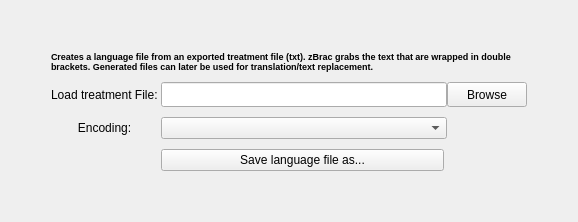
      <widget class="QWidget" name="tab_CL">
       <attribute name="title">
         <string>Create Language File Template</string>
       </attribute>
       <layout class="QVBoxLayout" name="verticalLayout_2">
        <item>
         <layout class="QGridLayout" name="gridLayout">
          <property name="spacing">
           <number>0</number>
          </property>
          <item row="6" column="1">
           <widget class="QLabel" name="label_encoding_CL">
            <property name="toolTip">
             <string>&lt;html&gt;&lt;head/&gt;&lt;body&gt;&lt;p&gt;Text File encoding. in zTree, different regional settings may lead to different encodings. Standard English zTree works with ISO-8859 family.&lt;/p&gt;&lt;/body&gt;&lt;/html&gt;</string>
            </property>
            <property name="text">
             <string>Encoding:</string>
            </property>
            <property name="alignment">
             <set>Qt::AlignCenter</set>
            </property>
           </widget>
          </item>
          <item row="4" column="2">
           <spacer name="horizontalSpacer_CL_mid">
            <property name="orientation">
             <enum>Qt::Horizontal</enum>
            </property>
            <property name="sizeType">
             <enum>QSizePolicy::Fixed</enum>
            </property>
            <property name="sizeHint" stdset="0">
             <size>
              <width>3</width>
              <height>20</height>
             </size>
            </property>
           </spacer>
          </item>
          <item row="8" column="3" colspan="3">
           <widget class="QPushButton" name="button_generate_CL">
            <property name="sizePolicy">
             <sizepolicy hsizetype="Preferred" vsizetype="Fixed">
              <horstretch>0</horstretch>
              <verstretch>0</verstretch>
             </sizepolicy>
            </property>
            <property name="maximumSize">
             <size>
              <width>283</width>
              <height>23</height>
             </size>
            </property>
            <property name="text">
             <string>Save language file as...</string>
            </property>
           </widget>
          </item>
          <item row="5" column="3">
           <spacer name="verticalSpacer_CL_mid">
            <property name="orientation">
             <enum>Qt::Vertical</enum>
            </property>
            <property name="sizeType">
             <enum>QSizePolicy::Fixed</enum>
            </property>
            <property name="sizeHint" stdset="0">
             <size>
              <width>20</width>
              <height>10</height>
             </size>
            </property>
           </spacer>
          </item>
          <item row="4" column="3" colspan="2">
           <widget class="QLineEdit" name="line_treatment_CL">
            <property name="sizePolicy">
             <sizepolicy hsizetype="Fixed" vsizetype="Fixed">
              <horstretch>0</horstretch>
              <verstretch>0</verstretch>
             </sizepolicy>
            </property>
            <property name="minimumSize">
             <size>
              <width>286</width>
              <height>25</height>
             </size>
            </property>
            <property name="maximumSize">
             <size>
              <width>286</width>
              <height>25</height>
             </size>
            </property>
            <property name="text">
             <string/>
            </property>
           </widget>
          </item>
          <item row="4" column="1">
           <widget class="QLabel" name="label_load_treatment_CL">
            <property name="maximumSize">
             <size>
              <width>99999</width>
              <height>33</height>
             </size>
            </property>
            <property name="toolTip">
             <string>&lt;html&gt;&lt;head/&gt;&lt;body&gt;&lt;p&gt;The treatment file in txt format exported by zTree. zBrac only recognizes the text in between [[ ]].&lt;/p&gt;&lt;/body&gt;&lt;/html&gt;</string>
            </property>
            <property name="text">
             <string>Load treatment File:</string>
            </property>
            <property name="margin">
             <number>10</number>
            </property>
           </widget>
          </item>
          <item row="9" column="3">
           <spacer name="verticalSpacer_CL_bottom">
            <property name="orientation">
             <enum>Qt::Vertical</enum>
            </property>
            <property name="sizeHint" stdset="0">
             <size>
              <width>20</width>
              <height>40</height>
             </size>
            </property>
           </spacer>
          </item>
          <item row="0" column="3">
           <spacer name="verticalSpacer_CL_top">
            <property name="orientation">
             <enum>Qt::Vertical</enum>
            </property>
            <property name="sizeHint" stdset="0">
             <size>
              <width>20</width>
              <height>40</height>
             </size>
            </property>
           </spacer>
          </item>
          <item row="4" column="8">
           <spacer name="horizontalSpacer_CL_right">
            <property name="orientation">
             <enum>Qt::Horizontal</enum>
            </property>
            <property name="sizeHint" stdset="0">
             <size>
              <width>40</width>
              <height>20</height>
             </size>
            </property>
           </spacer>
          </item>
          <item row="4" column="5">
           <widget class="QPushButton" name="button_treatment_CL">
            <property name="sizePolicy">
             <sizepolicy hsizetype="Minimum" vsizetype="Fixed">
              <horstretch>0</horstretch>
              <verstretch>0</verstretch>
             </sizepolicy>
            </property>
            <property name="minimumSize">
             <size>
              <width>80</width>
              <height>25</height>
             </size>
            </property>
            <property name="maximumSize">
             <size>
              <width>80</width>
              <height>25</height>
             </size>
            </property>
            <property name="text">
             <string>Browse</string>
            </property>
           </widget>
          </item>
          <item row="4" column="0">
           <spacer name="horizontalSpacer_CL_left">
            <property name="orientation">
             <enum>Qt::Horizontal</enum>
            </property>
            <property name="sizeType">
             <enum>QSizePolicy::Maximum</enum>
            </property>
            <property name="sizeHint" stdset="0">
             <size>
              <width>40</width>
              <height>20</height>
             </size>
            </property>
           </spacer>
          </item>
          <item row="7" column="3">
           <spacer name="verticalSpacer">
            <property name="orientation">
             <enum>Qt::Vertical</enum>
            </property>
            <property name="sizeType">
             <enum>QSizePolicy::Fixed</enum>
            </property>
            <property name="sizeHint" stdset="0">
             <size>
              <width>20</width>
              <height>10</height>
             </size>
            </property>
           </spacer>
          </item>
          <item row="6" column="3" colspan="2">
           <widget class="QComboBox" name="combo_encoding_CL"/>
          </item>
          <item row="3" column="1">
           <spacer name="verticalSpacer_7">
            <property name="orientation">
             <enum>Qt::Vertical</enum>
            </property>
            <property name="sizeHint" stdset="0">
             <size>
              <width>20</width>
              <height>10</height>
             </size>
            </property>
           </spacer>
          </item>
          <item row="1" column="1" colspan="5">
           <widget class="QLabel" name="label_description_CL">
            <property name="text">
             <string>&lt;html&gt;&lt;head/&gt;&lt;body&gt;&lt;p&gt;&lt;span style=&quot; font-size:7pt; font-weight:600;&quot;&gt;Creates a language file from an exported treatment file (txt). zBrac grabs the text that are wrapped in double brackets. Generated files can later be used for translation/text replacement.&lt;/span&gt;&lt;/p&gt;&lt;/body&gt;&lt;/html&gt;</string>
            </property>
            <property name="wordWrap">
             <bool>true</bool>
            </property>
           </widget>
          </item>
         </layout>
        </item>
       </layout>
      </widget>
